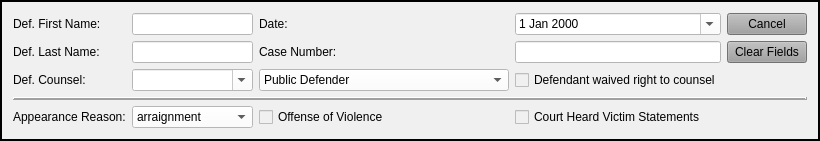
        <widget class="QFrame" name="case_name_Frame">
         <property name="sizePolicy">
          <sizepolicy hsizetype="Preferred" vsizetype="Preferred">
           <horstretch>0</horstretch>
           <verstretch>0</verstretch>
          </sizepolicy>
         </property>
         <property name="focusPolicy">
          <enum>Qt::NoFocus</enum>
         </property>
         <property name="styleSheet">
          <string notr="true">background-color: rgb(240, 240, 240);</string>
         </property>
         <property name="frameShape">
          <enum>QFrame::Box</enum>
         </property>
         <property name="frameShadow">
          <enum>QFrame::Plain</enum>
         </property>
         <property name="lineWidth">
          <number>2</number>
         </property>
         <layout class="QGridLayout" name="gridLayout" columnstretch="1,2,1,2,1">
          <item row="0" column="3">
           <widget class="NoScrollDateEdit" name="plea_trial_date">
            <property name="focusPolicy">
             <enum>Qt::NoFocus</enum>
            </property>
            <property name="styleSheet">
             <string notr="true">color: rgb(0, 0, 0);
background-color: rgb(255, 255, 255);</string>
            </property>
            <property name="calendarPopup">
             <bool>true</bool>
            </property>
           </widget>
          </item>
          <item row="1" column="2">
           <widget class="QLabel" name="label_3">
            <property name="text">
             <string>Case Number:</string>
            </property>
           </widget>
          </item>
          <item row="2" column="0">
           <widget class="QLabel" name="label_24">
            <property name="text">
             <string>Def. Counsel:</string>
            </property>
           </widget>
          </item>
          <item row="2" column="2">
           <widget class="NoScrollComboBox" name="defense_counsel_type_box">
            <property name="focusPolicy">
             <enum>Qt::StrongFocus</enum>
            </property>
            <property name="styleSheet">
             <string notr="true">background-color: rgb(255, 255, 255);</string>
            </property>
            <item>
             <property name="text">
              <string>Public Defender</string>
             </property>
            </item>
            <item>
             <property name="text">
              <string>Private Counsel</string>
             </property>
            </item>
           </widget>
          </item>
          <item row="0" column="0">
           <widget class="QLabel" name="label">
            <property name="text">
             <string>Def. First Name:</string>
            </property>
           </widget>
          </item>
          <item row="2" column="3">
           <widget class="QCheckBox" name="defense_counsel_waived_checkBox">
            <property name="text">
             <string>Defendant waived right to counsel</string>
            </property>
           </widget>
          </item>
          <item row="3" column="0" colspan="5">
           <widget class="Line" name="line_2">
            <property name="frameShadow">
             <enum>QFrame::Raised</enum>
            </property>
            <property name="lineWidth">
             <number>2</number>
            </property>
            <property name="orientation">
             <enum>Qt::Horizontal</enum>
            </property>
           </widget>
          </item>
          <item row="0" column="4">
           <widget class="QPushButton" name="cancel_Button">
            <property name="focusPolicy">
             <enum>Qt::NoFocus</enum>
            </property>
            <property name="styleSheet">
             <string notr="true">background-color: rgb(160, 160, 160);</string>
            </property>
            <property name="text">
             <string>Cancel</string>
            </property>
           </widget>
          </item>
          <item row="4" column="0">
           <widget class="QLabel" name="label_27">
            <property name="text">
             <string>Appearance Reason:</string>
            </property>
           </widget>
          </item>
          <item row="4" column="1">
           <widget class="NoScrollComboBox" name="appearance_reason_box">
            <property name="focusPolicy">
             <enum>Qt::StrongFocus</enum>
            </property>
            <property name="styleSheet">
             <string notr="true">background-color: rgb(255, 255, 255);</string>
            </property>
            <item>
             <property name="text">
              <string>arraignment</string>
             </property>
            </item>
            <item>
             <property name="text">
              <string>a change of plea</string>
             </property>
            </item>
           </widget>
          </item>
          <item row="2" column="1">
           <widget class="DefenseCounselComboBox" name="defense_counsel_name_box">
            <property name="focusPolicy">
             <enum>Qt::StrongFocus</enum>
            </property>
            <property name="styleSheet">
             <string notr="true">background-color: rgb(255, 255, 255);</string>
            </property>
            <property name="editable">
             <bool>true</bool>
            </property>
           </widget>
          </item>
          <item row="1" column="0">
           <widget class="QLabel" name="label_2">
            <property name="text">
             <string>Def. Last Name:</string>
            </property>
           </widget>
          </item>
          <item row="0" column="1">
           <widget class="QLineEdit" name="defendant_first_name_lineEdit">
            <property name="styleSheet">
             <string notr="true">background-color: rgb(255, 255, 255);</string>
            </property>
           </widget>
          </item>
          <item row="0" column="2">
           <widget class="QLabel" name="label_26">
            <property name="text">
             <string>Date:</string>
            </property>
           </widget>
          </item>
          <item row="1" column="1">
           <widget class="QLineEdit" name="defendant_last_name_lineEdit">
            <property name="enabled">
             <bool>true</bool>
            </property>
            <property name="styleSheet">
             <string notr="true">background-color: rgb(255, 255, 255);</string>
            </property>
           </widget>
          </item>
          <item row="1" column="3">
           <widget class="QLineEdit" name="case_number_lineEdit">
            <property name="maximumSize">
             <size>
              <width>500</width>
              <height>16777215</height>
             </size>
            </property>
            <property name="styleSheet">
             <string notr="true">background-color: rgb(255, 255, 255);</string>
            </property>
           </widget>
          </item>
          <item row="1" column="4">
           <widget class="QPushButton" name="clear_fields_case_Button">
            <property name="focusPolicy">
             <enum>Qt::NoFocus</enum>
            </property>
            <property name="styleSheet">
             <string notr="true">background-color: rgb(160, 160, 160);</string>
            </property>
            <property name="text">
             <string>Clear Fields</string>
            </property>
           </widget>
          </item>
          <item row="4" column="2">
           <widget class="QCheckBox" name="offense_of_violence_checkBox">
            <property name="text">
             <string>Offense of Violence                                    </string>
            </property>
           </widget>
          </item>
          <item row="4" column="3">
           <widget class="QCheckBox" name="victim_statements_checkBox">
            <property name="text">
             <string>Court Heard Victim Statements</string>
            </property>
           </widget>
          </item>
         </layout>
        </widget>
